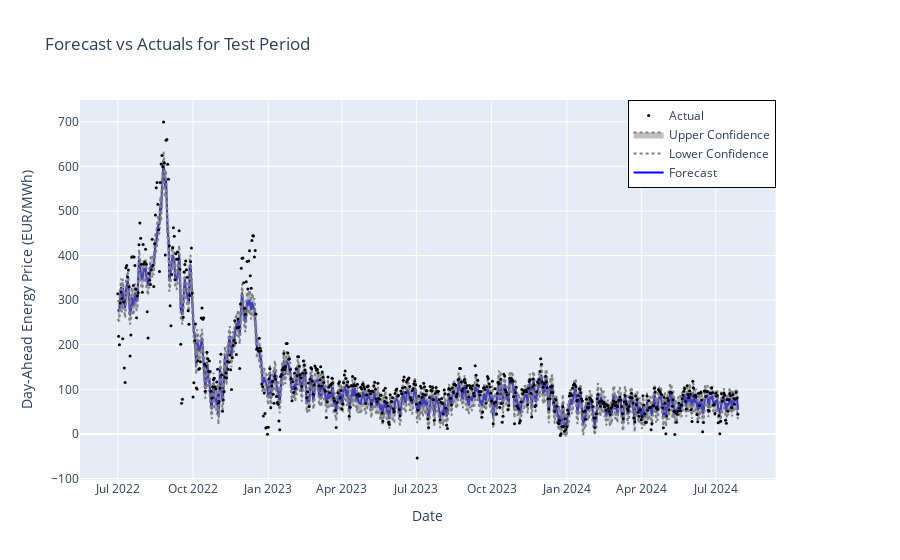

Notebook code cell kept with this figure:
### Markdown cell above
## 5. Plot the predictions vs. the actual data for the test period

### Code cell
# Define the test period start and end dates
test_start = test_df['ds'].min()
test_end = test_df['ds'].max()

# Filter forecast to test period
test_forecast = forecast[(forecast['ds'] >= test_start)
                         & (forecast['ds'] <= test_end)]

# Filter historical data to test period
test_actuals = df[(df['ds'] >= test_start) & (df['ds'] <= test_end)]

# Create a figure with subplots
fig = make_subplots(specs=[[{"secondary_y": True}]])

# Add traces for forecast and actual data
fig.add_trace(
    go.Scatter(x=test_forecast['ds'], y=test_forecast['yhat'],
               name='Forecast', mode='lines', line=dict(color='blue')),
    secondary_y=False,
)

fig.add_trace(
    go.Scatter(x=test_forecast['ds'], y=test_forecast['yhat_lower'],
               name='Lower Confidence', mode='lines', line=dict(color='gray', dash='dot')),
    secondary_y=False,
)

fig.add_trace(
    go.Scatter(x=test_forecast['ds'], y=test_forecast['yhat_upper'], name='Upper Confidence',
               mode='lines', line=dict(color='gray', dash='dot'), fill='tonexty'),
    secondary_y=False,
)

fig.add_trace(
    go.Scatter(x=test_actuals['ds'], y=test_actuals['y'], name='Actual',
               mode='markers', marker=dict(color='black', size=3)),
    secondary_y=False,
)

# Set graph title and axis labels
fig.update_layout(
    title='Forecast vs Actuals for Test Period',
    xaxis_title='Date',
    yaxis_title='Day-Ahead Energy Price (EUR/MWh)',
    legend=dict(x=0.01, y=0.99, bordercolor="Black", borderwidth=1)
)

# Update layout
fig.update_layout(
    title='Forecast vs Actuals for Test Period',
    xaxis_title='Date',
    yaxis_title='Day-Ahead Energy Price (EUR/MWh)',
    legend=dict(
        x=0.94,   # Set x position to 1 (far right)
        y=1,   # Set y position to 1 (top)
        xanchor='right',  # Anchor the legend's x position to the right
        yanchor='top',    # Anchor the legend's y position to the top
        bordercolor='black',  # Optional: Add a border around the legend
        borderwidth=1        # Optional: Set the border width
    ),
    template='plotly'  # Changed to plotly_white for better visibility
)

# Save the figure as a PNG image
fig.write_image("forecast_vs_actuals_without_lags.png")

# Show plot
fig.show()

### Figure 1 — Plotly figure (JSON) as saved in the notebook; plotly's stock layout.template omitted (floating-point values rounded to 4 significant figures; data arrays with more than 128 entries replaced by an {"elided": "..."} marker saying what was removed)
{"data": [{"line": {"color": "blue"}, "mode": "lines", "name": "Forecast", "type": "scatter", "x": {"elided": "759 str values"}, "xaxis": "x", "y": {"elided": "759 float values"}, "yaxis": "y"}, {"line": {"color": "gray", "dash": "dot"}, "mode": "lines", "name": "Lower Confidence", "type": "scatter", "x": {"elided": "759 str values"}, "xaxis": "x", "y": {"elided": "759 float values"}, "yaxis": "y"}, {"fill": "tonexty", "line": {"color": "gray", "dash": "dot"}, "mode": "lines", "name": "Upper Confidence", "type": "scatter", "x": {"elided": "759 str values"}, "xaxis": "x", "y": {"elided": "759 float values"}, "yaxis": "y"}, {"marker": {"color": "black", "size": 3}, "mode": "markers", "name": "Actual", "type": "scatter", "x": {"elided": "759 str values"}, "xaxis": "x", "y": {"elided": "759 float values"}, "yaxis": "y"}], "layout": {"legend": {"bordercolor": "black", "borderwidth": 1, "x": 0.94, "xanchor": "right", "y": 1, "yanchor": "top"}, "title": {"text": "Forecast vs Actuals for Test Period"}, "xaxis": {"anchor": "y", "domain": [0, 0.94], "title": {"text": "Date"}}, "yaxis": {"anchor": "x", "domain": [0, 1], "title": {"text": "Day-Ahead Energy Price (EUR/MWh)"}}, "yaxis2": {"anchor": "x", "overlaying": "y", "side": "right"}}}
